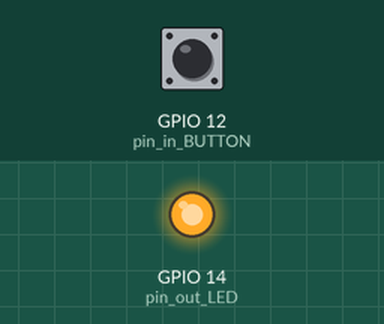
A sketch run on a simulated ESP8266 (NodeMCU). Shown: output pins drawn as LEDs (lit = HIGH). Inputs (shaded band) come from the test bench; at power-on: GPIO 12 (pin_in_BUTTON) LOW. WiFi joins after 1.5 s; servers stay silent unless stated; what the sketch prints to the serial monitor is not drawn.

Above: at 0.1 s.
At 1.6 s:
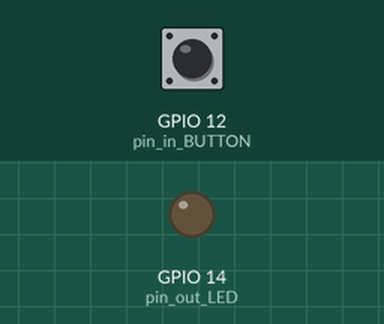
Timing chart, 0 to 3.1 s (numbered marks = the images above):
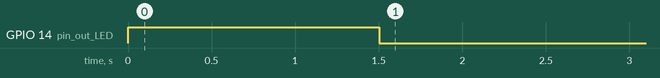

The sketch:

arduino_part.ino
```cpp
//programm_specific
#include <string>         //to use string
int pin_out_LED;          //LED
int pin_in_BUTTON;        //Button
int pressing;              //remembers if button is pressed
int counter;               //message_out counter
String msg;                //message_out content
String line;               //message_in  content

//time_calculation
unsigned long time_a;      //start_time
unsigned long time_b;      //end_time
bool time_check;           //are we interested in time?
bool received;

//Configure WIFI:
#include <ESP8266WiFi.h>  //Wifi-li brary


//WLAN-Config
const char* ssid     = "YOUR_WIFI_NAME_?";          //Your WIFI Name?
const char* password = "YOUR_WIFI_PASSWORD?";      //Your WIFI Password?

//Host&Client
WiFiClient client;                              //Feather as a client
const char* host = "192.168....IP_AD..";        //My Server(processing) IP Address(Terminal:"ifconfig -a")
const int httpPort = 12345;                     //Servers port


void setup() {

  Serial.begin(115200);                              //baud rate
  pin_out_LED = 14;
  pin_in_BUTTON = 12;
  pressing = 0;
  counter = 0;
  time_a = millis();
  time_b = millis();
  time_check = false;
  received = false;
  pinMode(pin_out_LED, OUTPUT);
  pinMode(pin_in_BUTTON, INPUT);

  // We start by connecting to a WiFi network
  Serial.println();
  Serial.print("Connecting to ");
  Serial.println(ssid);

  WiFi.begin(ssid, password);                         //Connect to WIFI
  digitalWrite(pin_out_LED, HIGH);
  while (WiFi.status() != WL_CONNECTED) {

    delay(500);
    Serial.print(".");
  }
  digitalWrite(pin_out_LED, LOW);                     //We are connected to SSID
  Serial.println("");
  Serial.println("WiFi connected");
  Serial.println("IP address: ");
  Serial.println(WiFi.localIP());
}

void loop() {

  if (!client.connected())
  {
    if (!client.connect(host, httpPort))
    {
      Serial.println("connection failed");
      delay(500);
    }
  } else {
    //Read Sensor
    if (digitalRead(pin_in_BUTTON))   //if( 1==digitalRead(..)) Button pressed?
    {
      if (pressing == 0)
      {
        counter++;
        if (counter > 100)
        {
          counter = 0;
        }

        msg = String(counter) + ": s \n\r";
        client.print(msg);                      //SEND to Server

        pressing = 1;
        time_check = true;
        received = false;
      }
    } else {
      pressing = 0;
    }

    while (client.available())
    {
      //RADD SERVVVVVVVVVVVVVER
      line = client.readStringUntil('\r');    //READ from Server
      if (line.endsWith("1"))
      {
        digitalWrite(pin_out_LED, HIGH);
        received = true;
      } else if (line.endsWith("0"))
      {
        digitalWrite(pin_out_LED, LOW);
        received = true;
      }
    }

    //To calculate Send_Time
    if (time_check)
    {
      if (received)
      {
        time_b = millis();
        msg = String(time_b - time_a) + "transfer_time";
        Serial.println(msg);
        time_check = false;
        received = false;
      }
    } else
    {
      time_a = millis();
    }
  }

}
```
